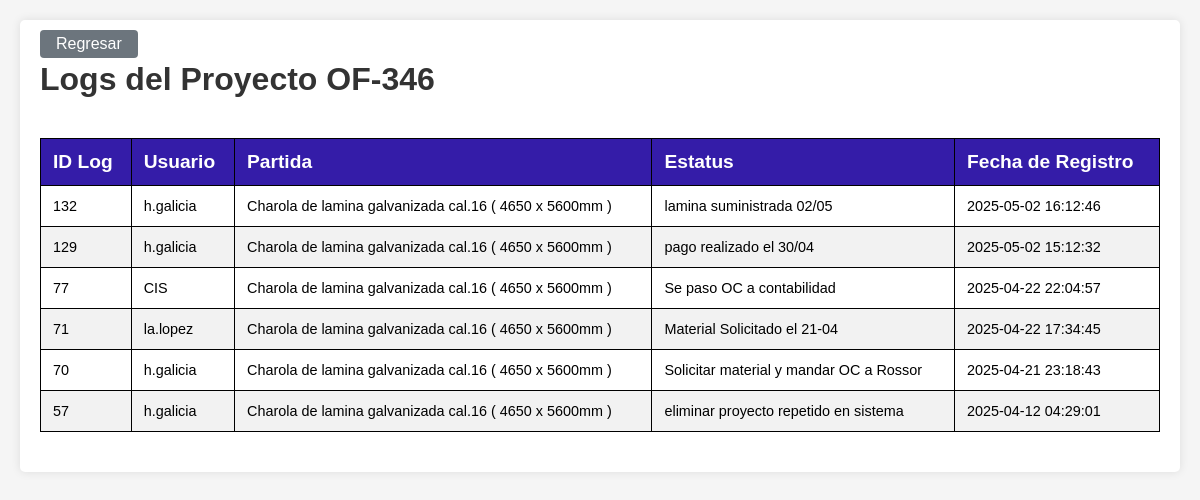
/ERP/ver_logs.php?id=346 (signed in), run on an earlier commit of the app's database.
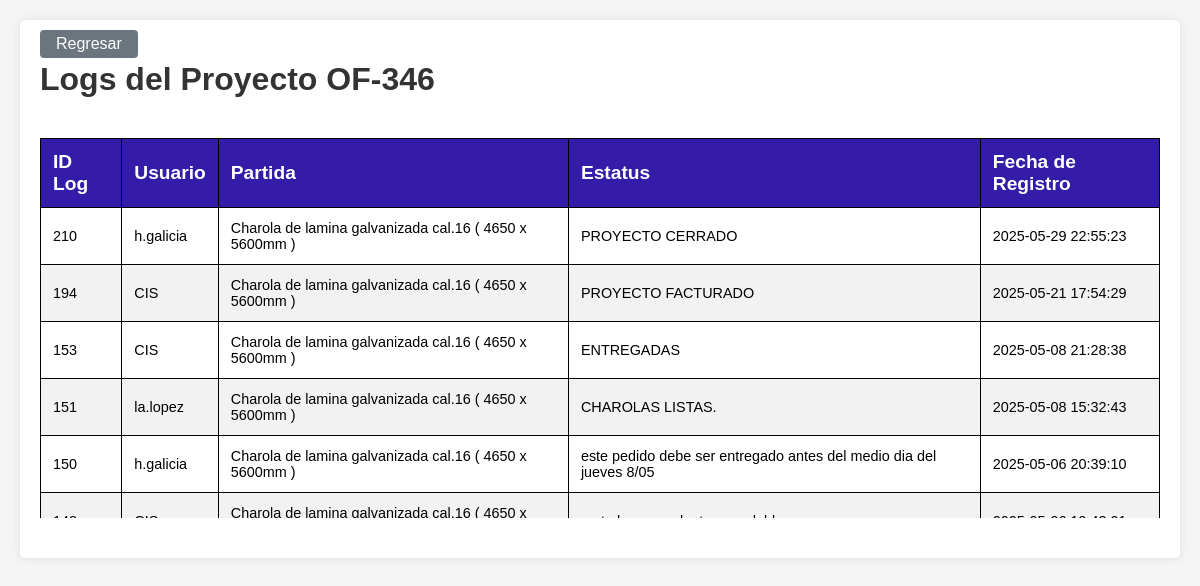
And on a later commit of the database.
### tables this page shows
CREATE TABLE `registro_estatus` (
  `id` int(11) NOT NULL,
  `id_proyecto` varchar(100) DEFAULT NULL,
  `estatus_log` varchar(255) DEFAULT 'sin registro',
  `fecha_log` timestamp NOT NULL DEFAULT current_timestamp(),
  `id_usuario` int(11) DEFAULT NULL,
  `id_partida` int(11) DEFAULT NULL,
  `id_fab` int(11) DEFAULT NULL
);

CREATE TABLE `users` (
  `id` int(11) NOT NULL,
  `username` varchar(50) NOT NULL,
  `password` varchar(90) NOT NULL,
  `role` varchar(50) DEFAULT NULL,
  `nombre` varchar(50) NOT NULL,
  `apellido` varchar(80) NOT NULL
);

CREATE TABLE `partidas` (
  `id` int(11) NOT NULL,
  `descripcion` varchar(255) NOT NULL,
  `cod_fab` varchar(100) NOT NULL,
  `proceso` varchar(10) DEFAULT NULL,
  `cantidad` int(11) NOT NULL,
  `unidad_medida` varchar(10) NOT NULL,
  `precio_unitario` float NOT NULL,
  `subtotal` decimal(10,2) GENERATED ALWAYS AS (`cantidad` * `precio_unitario`) VIRTUAL,
  `iva` decimal(10,2) GENERATED ALWAYS AS (`subtotal` * 0.16) VIRTUAL,
  `total` decimal(10,2) GENERATED ALWAYS AS (`subtotal` + `iva`) VIRTUAL,
  `id_pd` int(11) DEFAULT NULL
);

### ERP/ver_logs.php (the view, shortened to what this page needs)
<?php
require 'C:/xampp/htdocs/db_connect.php';
$proyecto_id = $_GET['id'];
$sql = "SELECT
            re.id,
            u.username AS nombre_usuario,
            p.descripcion AS nombre_partida,
            re.estatus_log,
            re.fecha_log
        FROM registro_estatus re
        INNER JOIN partidas p ON re.id_partida = p.id
        INNER JOIN users u ON re.id_usuario = u.id
        WHERE re.id_fab = ?
        ORDER BY re.fecha_log DESC";
$stmt = $conn->prepare($sql);
$stmt->bind_param("s", $proyecto_id);
$stmt->execute();
$result = $stmt->get_result();
?>
<!DOCTYPE html>
<html lang="es">
<head>
    <link rel="stylesheet" href="slogs.css">
</head>
<body>
<div class="container">
    <h1>Logs del Proyecto <b>OF-<?php echo htmlspecialchars($proyecto_id); ?></b></h1>
    <a href="ver_proyecto.php?id=<?php echo urlencode($proyecto_id); ?>" class="btn">Regresar</a>
    <div class="table-container">
        <table>
            <thead>
                <tr id="thead">
                    <th>ID Log</th>
                    <th>Usuario</th>
                    <th>Partida</th>
                    <th>Estatus</th>
                    <th>Fecha de Registro</th>
                </tr>
            </thead>
            <tbody>
            <?php
            if ($result->num_rows > 0) {
                while ($row = $result->fetch_assoc()) {
                    echo "<tr>";
                    echo "<td>" . $row["id"] . "</td>";
                    echo "<td>" . htmlspecialchars($row["nombre_usuario"]) . "</td>";
                    echo "<td>" . htmlspecialchars($row["nombre_partida"]) . "</td>";
                    echo "<td>" . htmlspecialchars($row["estatus_log"]) . "</td>";
                    echo "<td>" . htmlspecialchars($row["fecha_log"]) . "</td>";
                    echo "</tr>";
                }
            } else {
                echo "<tr><td colspan='5' class='text-center'>No hay logs registrados para este proyecto.</td></tr>";
            }
            ?>
            </tbody>
        </table>
    </div>
</div>
</body>
</html>

What changed in the data, as far as the page shows it:
no longer on this page (row unchanged): registro_estatus: id "132", id_usuario.username "h.galicia", id_partida.descripcion "Charola de lamina galvanizada cal.16 ( 4650 x 5600mm )", estatus_log "lamina suministrada 02/05", fecha_log "2025-05-02 16:12:46"
no longer on this page (row unchanged): registro_estatus: id "129", id_usuario.username "h.galicia", id_partida.descripcion "Charola de lamina galvanizada cal.16 ( 4650 x 5600mm )", estatus_log "pago realizado el 30/04", fecha_log "2025-05-02 15:12:32"
no longer on this page (row unchanged): registro_estatus: id "77", id_usuario.username "CIS", id_partida.descripcion "Charola de lamina galvanizada cal.16 ( 4650 x 5600mm )", estatus_log "Se paso OC a contabilidad", fecha_log "2025-04-22 22:04:57"
no longer on this page (row unchanged): registro_estatus: id "71", id_usuario.username "la.lopez", id_partida.descripcion "Charola de lamina galvanizada cal.16 ( 4650 x 5600mm )", estatus_log "Material Solicitado el 21-04", fecha_log "2025-04-22 17:34:45"
no longer on this page (row unchanged): registro_estatus: id "70", id_usuario.username "h.galicia", id_partida.descripcion "Charola de lamina galvanizada cal.16 ( 4650 x 5600mm )", estatus_log "Solicitar material y mandar OC a Rossor", fecha_log "2025-04-21 23:18:43"
no longer on this page (row unchanged): registro_estatus: id "57", id_usuario.username "h.galicia", id_partida.descripcion "Charola de lamina galvanizada cal.16 ( 4650 x 5600mm )", estatus_log "eliminar proyecto repetido en sistema", fecha_log "2025-04-12 04:29:01"
added registro_estatus: id "210", id_usuario.username "h.galicia", id_partida.descripcion "Charola de lamina galvanizada cal.16 ( 4650 x 5600mm )", estatus_log "PROYECTO CERRADO", fecha_log "2025-05-29 22:55:23"
added registro_estatus: id "194", id_usuario.username "CIS", id_partida.descripcion "Charola de lamina galvanizada cal.16 ( 4650 x 5600mm )", estatus_log "PROYECTO FACTURADO", fecha_log "2025-05-21 17:54:29"
added registro_estatus: id "153", id_usuario.username "CIS", id_partida.descripcion "Charola de lamina galvanizada cal.16 ( 4650 x 5600mm )", estatus_log "ENTREGADAS", fecha_log "2025-05-08 21:28:38"
added registro_estatus: id "151", id_usuario.username "la.lopez", id_partida.descripcion "Charola de lamina galvanizada cal.16 ( 4650 x 5600mm )", estatus_log "CHAROLAS LISTAS.", fecha_log "2025-05-08 15:32:43"
added registro_estatus: id "150", id_usuario.username "h.galicia", id_partida.descripcion "Charola de lamina galvanizada cal.16 ( 4650 x 5600mm )", estatus_log "este pedido debe ser entregado antes del medio dia del jueves 8/05", fecha_log "2025-05-06 20:39:10"
added registro_estatus: id_partida.descripcion "Charola de lamina galvanizada cal.16 ( 4650 x…"
